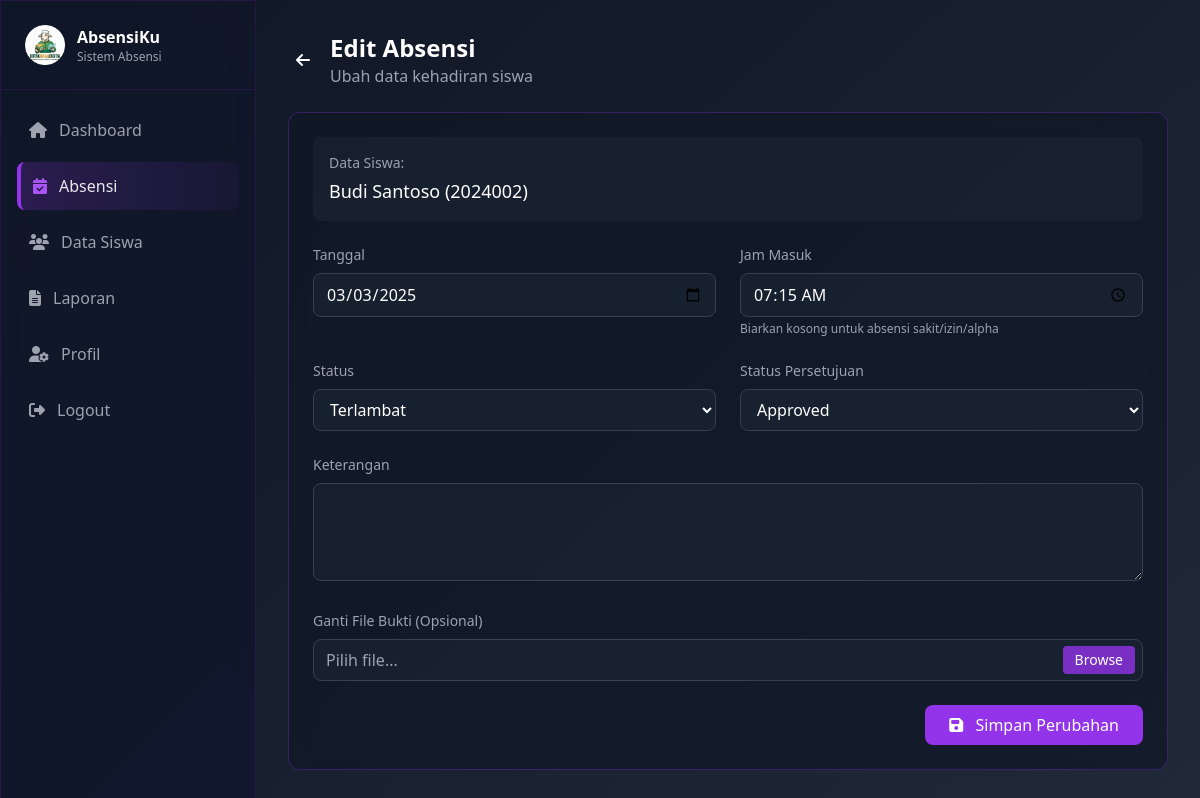
The page /SOURCE_CODE_APLIKASI/admin/absensi/edit.php?id=2 (signed in) on the database its author committed.
### tables this page shows
CREATE TABLE `absensi` (
  `id` int(11) NOT NULL AUTO_INCREMENT,
  `siswa_id` int(11) NOT NULL,
  `tanggal` date NOT NULL,
  `jam_masuk` time DEFAULT NULL,
  `status` enum('Hadir','Sakit','Izin','Terlambat','Alpha') NOT NULL,
  `keterangan` text DEFAULT NULL,
  `bukti_foto` varchar(255) DEFAULT NULL,
  `bukti_file` varchar(255) DEFAULT NULL,
  `approval_status` enum('Pending','Approved','Rejected') DEFAULT 'Pending',
  `created_at` timestamp NOT NULL DEFAULT current_timestamp(),
  `updated_at` timestamp NOT NULL DEFAULT current_timestamp() ON UPDATE current_timestamp(),
  PRIMARY KEY (`id`),
  KEY `siswa_id` (`siswa_id`),
  KEY `tanggal` (`tanggal`),
  CONSTRAINT `fk_absensi_siswa` FOREIGN KEY (`siswa_id`) REFERENCES `siswa` (`id`) ON DELETE CASCADE
);

CREATE TABLE `siswa` (
  `id` int(11) NOT NULL AUTO_INCREMENT,
  `nis` varchar(20) NOT NULL,
  `nama_lengkap` varchar(100) NOT NULL,
  `kelas` enum('10','11','12') NOT NULL,
  `jurusan` enum('RPL','DKV','AK','BR','MP') NOT NULL,
  `email` varchar(100) NOT NULL,
  `password` varchar(255) NOT NULL,
  `foto_profil` varchar(255) DEFAULT 'assets/default/photo-profile.png',
  `created_at` timestamp NOT NULL DEFAULT current_timestamp(),
  `updated_at` timestamp NOT NULL DEFAULT current_timestamp() ON UPDATE current_timestamp(),
  PRIMARY KEY (`id`),
  UNIQUE KEY `nis` (`nis`),
  UNIQUE KEY `email` (`email`)
);

### SOURCE_CODE_APLIKASI/admin/absensi/edit.php (the view, shortened to what this page needs)
<?php
require_once '../../config/database.php';
$id = $_GET['id'];
$sql = "SELECT a.*, s.nama_lengkap, s.nis
        FROM absensi a
        JOIN siswa s ON a.siswa_id = s.id
        WHERE a.id = :id";
$stmt = $conn->prepare($sql);
$stmt->execute(['id' => $id]);
$absensi = $stmt->fetch(PDO::FETCH_ASSOC);
?>
<!DOCTYPE html>
<html lang="en">
<head>
    <script src="https://cdn.tailwindcss.com"></script>
    <link rel="stylesheet" href="https://cdnjs.cloudflare.com/ajax/libs/font-awesome/6.4.2/css/all.min.css">
</head>
<body class="min-h-screen text-white bg-fixed">
    <aside id="sidebar" class="fixed top-0 left-0 h-screen w-64 glass-effect border-r border-purple-900/30 z-50 sidebar-transition -translate-x-full lg:translate-x-0">
        <div class="flex items-center justify-between p-4 lg:p-6 border-b border-purple-900/30">
            <div class="flex items-center gap-3">
                <img src="../../assets/default/logo.png" alt="AbsensiKu" class="h-8 lg:h-10 w-auto">
                <div>
                    <h1 class="font-semibold text-sm lg:text-base">AbsensiKu</h1>
                    <p class="text-xs text-gray-400">Sistem Absensi</p>
                </div>
            </div>
        </div>
        <nav class="p-4 space-y-2 overflow-y-auto no-scrollbar" style="max-height: calc(100vh - 76px);">
            <a href="../dashboard/" class="flex items-center gap-3 text-gray-400 p-3 rounded-lg hover:bg-purple-500/10 transition-colors">
                <i class="fas fa-home"></i>
                <span>Dashboard</span>
            </a>
            <a href="index.php" class="flex items-center gap-3 text-white/90 p-3 rounded-lg menu-active">
                <i class="fas fa-calendar-check text-purple-500"></i>
                <span>Absensi</span>
            </a>
            <a href="../siswa/" class="flex items-center gap-3 text-gray-400 p-3 rounded-lg hover:bg-purple-500/10 transition-colors">
                <i class="fas fa-users"></i>
                <span>Data Siswa</span>
            </a>
            <a href="../laporan/" class="flex items-center gap-3 text-gray-400 p-3 rounded-lg hover:bg-purple-500/10 transition-colors">
                <i class="fas fa-file-alt"></i>
                <span>Laporan</span>
            </a>
            <a href="../profil/" class="flex items-center gap-3 text-gray-400 p-3 rounded-lg hover:bg-purple-500/10 transition-colors">
                <i class="fas fa-user-cog"></i>
                <span>Profil</span>
            </a>
            <a href="../logout.php" class="flex items-center gap-3 text-gray-400 p-3 rounded-lg hover:bg-red-500/10 hover:text-red-500 transition-colors mt-10">
                <i class="fas fa-sign-out-alt"></i>
                <span>Logout</span>
            </a>
        </nav>
    </aside>
    <main class="lg:ml-64 min-h-screen bg-gradient-to-br from-gray-900 to-gray-800 transition-all duration-300">
        <div class="p-4 lg:p-8">
            <div class="max-w-4xl mx-auto">
                <div class="flex items-center mb-6">
                    <a href="detail.php?id=<?= $id ?>" class="mr-3 p-2 rounded-full hover:bg-gray-800/60 transition-colors">
                        <i class="fas fa-arrow-left"></i>
                    </a>
                    <div>
                        <h1 class="text-xl md:text-2xl font-bold">Edit Absensi</h1>
                        <p class="text-sm md:text-base text-gray-400">Ubah data kehadiran siswa</p>
                    </div>
                </div>
                <div class="glass-effect rounded-xl p-4 md:p-6 mb-6 animate-fade-in">
                    <form method="POST" enctype="multipart/form-data">
                        <div class="mb-6 p-4 bg-gray-800/50 rounded-lg">
                            <p class="text-sm text-gray-400 mb-1">Data Siswa:</p>
                            <p class="text-base md:text-lg font-medium break-words"><?= htmlspecialchars($absensi['nama_lengkap']) ?> (<?= htmlspecialchars($absensi['nis']) ?>)</p>
                        </div>
                        <div class="grid grid-cols-1 md:grid-cols-2 gap-4 md:gap-6 mb-6">
                            <div>
                                <label for="tanggal" class="block text-sm text-gray-400 mb-2">Tanggal</label>
                                <input type="date" id="tanggal" name="tanggal" value="<?= $absensi['tanggal'] ?>" required
                                    class="w-full bg-gray-800/50 border border-gray-700 rounded-lg px-3 py-3 md:py-2 text-white focus:outline-none focus:border-purple-500 touch-target">
                            </div>
                            <div>
                                <label for="jam_masuk" class="block text-sm text-gray-400 mb-2">Jam Masuk</label>
                                <input type="time" id="jam_masuk" name="jam_masuk" value="<?= $absensi['jam_masuk'] !== '00:00:00' ? $absensi['jam_masuk'] : '' ?>"
                                    class="w-full bg-gray-800/50 border border-gray-700 rounded-lg px-3 py-3 md:py-2 text-white focus:outline-none focus:border-purple-500 touch-target">
                                <p class="text-xs text-gray-400 mt-1">Biarkan kosong untuk absensi sakit/izin/alpha</p>
                            </div>
                            <div>
                                <label for="status" class="block text-sm text-gray-400 mb-2">Status</label>
                                <select id="status" name="status" required onchange="toggleTimeVisibility()"
                                    class="w-full bg-gray-800/50 border border-gray-700 rounded-lg px-3 py-3 md:py-2 text-white focus:outline-none focus:border-purple-500 touch-target">
                                    <option value="Terlambat" <?= $absensi['status'] == 'Terlambat' ? 'selected' : '' ?>>Terlambat</option>
                                </select>
                            </div>
                            <div>
                                <label for="approval_status" class="block text-sm text-gray-400 mb-2">Status Persetujuan</label>
                                <select id="approval_status" name="approval_status" required
                                    class="w-full bg-gray-800/50 border border-gray-700 rounded-lg px-3 py-3 md:py-2 text-white focus:outline-none focus:border-purple-500 touch-target">
                                    <option value="Approved" <?= $absensi['approval_status'] == 'Approved' ? 'selected' : '' ?>>Approved</option>
                                </select>
                            </div>
                        </div>
                        <div class="mb-6">
                            <label for="keterangan" class="block text-sm text-gray-400 mb-2">Keterangan</label>
                            <textarea id="keterangan" name="keterangan" rows="3"
                                class="w-full bg-gray-800/50 border border-gray-700 rounded-lg px-3 py-3 text-white focus:outline-none focus:border-purple-500 touch-target"><?= htmlspecialchars($absensi['keterangan']) ?></textarea>
                        </div>
                        <div class="mb-6">
                            <label for="bukti_file" class="block text-sm text-gray-400 mb-2">Ganti File Bukti (Opsional)</label>
                            <div class="relative">
                                <input type="text" id="file_name" readonly placeholder="Pilih file..."
                                    class="w-full bg-gray-800/50 border border-gray-700 rounded-lg px-3 py-3 md:py-2 text-white cursor-pointer touch-target"
                                    onclick="document.getElementById('bukti_file').click()">
                                <button type="button" onclick="document.getElementById('bukti_file').click()"
                                    class="absolute right-2 top-1/2 -translate-y-1/2 px-3 py-1 bg-purple-600/80 hover:bg-purple-600 rounded text-sm">
                                    Browse
                                </button>
                            </div>
                        </div>
                        <div class="flex justify-end">
                            <button type="submit" class="w-full md:w-auto px-6 py-3 md:py-2 bg-purple-600 hover:bg-purple-700 text-white rounded-lg transition-colors font-medium">
                                <i class="fas fa-save mr-2"></i> Simpan Perubahan
                            </button>
                        </div>
                    </form>
                </div>
            </div>
        </div>
    </main>
</body>
</html>

### SOURCE_CODE_APLIKASI/admin/absensi/edit.php (style rules this page uses)
.glass-effect { background: rgba(17, 24, 39, 0.7); backdrop-filter: blur(10px); border: 1px solid rgba(147, 51, 234, 0.3); }
body { background: linear-gradient(135deg, #0F172A 0%, #1E1B4B 100%); }
.menu-active { background: linear-gradient(to right, rgba(147, 51, 234, 0.2), rgba(147, 51, 234, 0.05)); border-left: 4px solid #9333ea; }
.sidebar-transition { transition: transform 0.3s ease-in-out; }
.no-scrollbar { -ms-overflow-style: none; scrollbar-width: none; }
.animate-fade-in { animation: fadeIn 0.3s ease forwards; }

### rows shown on the page
absensi: siswa.nama_lengkap "Budi Santoso", siswa.nis "2024002", tanggal "03/03/2025", jam_masuk "07:15:00", status "Terlambat", approval_status "Approved"
